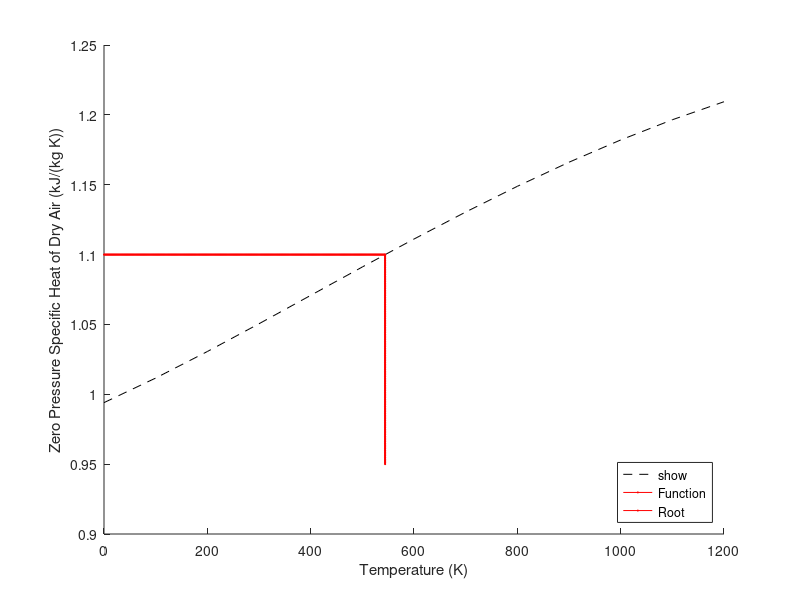

The MATLAB script that drew this image:
clc;clear

%Variables
xl = 0; %lower limit
xu = 1200;  %upper limit
xm = (xl + xu)/2;   %approximated root
cp = 1.1;   %specific heat

%Root finding
error = 1;  %initial error
iter = 0;   %iteration counter
while error > 10^-8 %stopping criterion
    if (.99403 + ((1.671*(10^-4))*xl) + ((9.7215*(10^-8))*(xl^2)) - ((9.5838*(10^-11))*(xl^3)) + ((1.952*(10^-14))*(xl^4)) - cp)*(.99403 + ((1.671*(10^-4))*xm) + ((9.7215*(10^-8))*(xm^2)) - ((9.5838*(10^-11))*(xm^3)) + ((1.952*(10^-14))*(xm^4)) - cp) < 0  %using bisection method to determine which half of the interval to discard
        xu = xm;    %upper half discarded
    else
        xl = xm;    %lower half discarded
    end
    xm_prev = xm;   %previous root updated for next iteration
    xm = (xl + xu)/2;   %update law
    error = abs((xm-xm_prev)/xm);   %error calculation
    iter = iter + 1;    %iteration update
end

%Plotting
T = 0:100:1200; %x range
f = .99403 + ((1.671*(10^-4))*T) + ((9.7215*(10^-8))*(T.^2)) - ((9.5838*(10^-11))*(T.^3)) + ((1.952*(10^-14))*(T.^4));  %function
hold on
plot(T,f,'k--') %function
plot(0:xm,cp,'rx-','markersize',1)  %root indicator
plot(xm,.95:.0005:cp,'rx-','markersize',1)  %root indicator
xlabel('Temperature (K)')   %x-axis label
ylabel('Zero Pressure Specific Heat of Dry Air (kJ/(kg K))')    %y-axis label
legend('show','Function','Root','location','southeast') %legend
hold off